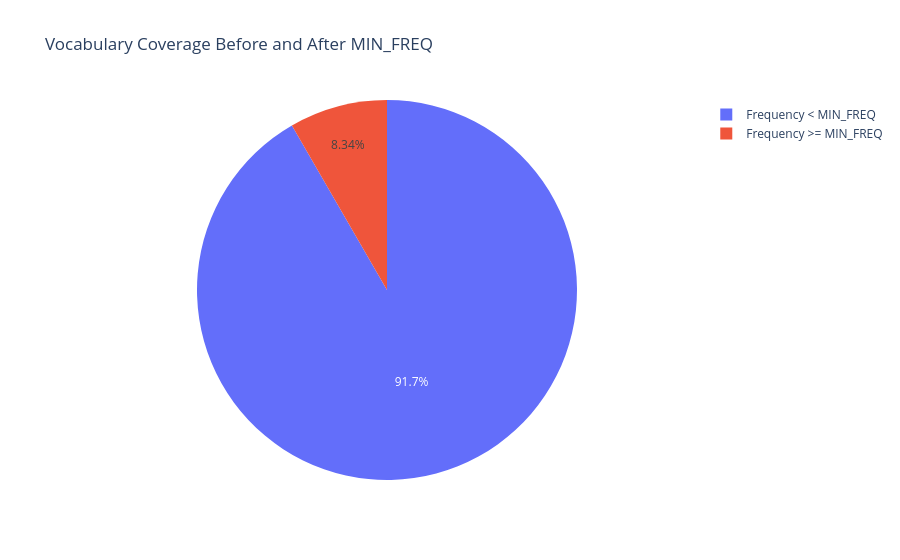

This figure's notebook cell:
### Markdown cell above
**Interpretation:** Most natural-language vocabularies contain many rare words and a smaller number of frequent words.

### Code cell
vocab_before = len(token_freq_df)
vocab_after = int((token_freq_df["frequency"] >= MIN_FREQ).sum())
coverage_df = pd.DataFrame({
    "Group": ["Frequency < MIN_FREQ", "Frequency >= MIN_FREQ"],
    "Count": [vocab_before - vocab_after, vocab_after]
})
fig = px.pie(coverage_df, names="Group", values="Count", title="Vocabulary Coverage Before and After MIN_FREQ")
fig.show()

### Figure 1 — Plotly figure (JSON) as saved in the notebook; plotly's stock layout.template omitted (floating-point values rounded to 4 significant figures)
{"data": [{"domain": {"x": [0, 1], "y": [0, 1]}, "hovertemplate": "Group=%{label}<br>Count=%{value}<extra></extra>", "labels": ["Frequency < MIN_FREQ", "Frequency >= MIN_FREQ"], "legendgroup": "", "name": "", "showlegend": true, "type": "pie", "values": [1912, 174]}], "layout": {"legend": {"tracegroupgap": 0}, "title": {"text": "Vocabulary Coverage Before and After MIN_FREQ"}}}
